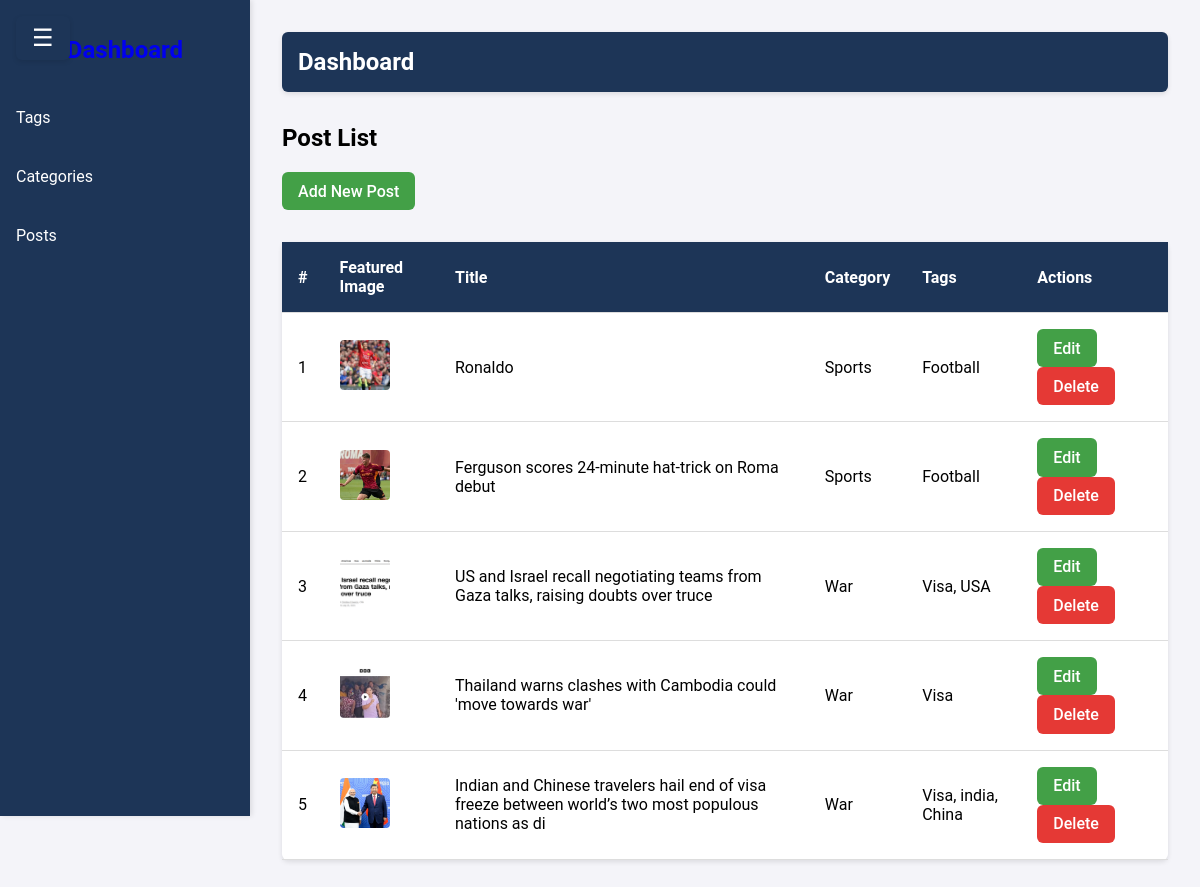
The app's page /dashboard/posts/ with its own data.
### newspaper/models.py (models this page shows, shortened)
class TimeStampModel(models.Model):
    created_at = models.DateTimeField(auto_now_add=True)
    updated_at = models.DateTimeField(auto_now=True)
    class Meta:
        abstract = True #dont create table in db

class Post(TimeStampModel):
    STATUS_CHOICES = [
        ("active", "Active"),
        ("in_active", "Inactive"),
    ]
    title = models.CharField(max_length=100)
    content = models.TextField()
    featured_image = models.ImageField(upload_to="post_images/%Y/%m/%d", blank=False)
    author = models.ForeignKey("auth.User", on_delete=models.CASCADE)
    status = models.CharField(max_length=25, choices=STATUS_CHOICES, default="active")
    views_count = models.PositiveBigIntegerField(default=0)
    is_breaking_news = models.BooleanField(default=False)
    published_at = models.DateTimeField(null=True, blank=True)
    category = models.ForeignKey(Category, on_delete=models.CASCADE)
    tag = models.ManyToManyField(Tag)

class Category(TimeStampModel):
    name = models.CharField(max_length=100)
    icon = models.CharField(max_length=100, null=True, blank=True)
    description = models.TextField(null=True, blank=True)
    def __str__(self):
        return self.name
    class Meta:
        ordering = ["name"] #category.objects.all()
        verbose_name = "Category"
        verbose_name_plural = "Categories"

class Tag(TimeStampModel):
    name = models.CharField(max_length=100)

### newspaper/views.py (the view)
# urls.py: path("dashboard/posts/", views.DashboardPostListView.as_view(), name="dashboard-posts"),
class DashboardPostListView(ListView):
    model = Post
    template_name = "dashboard/post-list.html"
    context_object_name = "posts"
    def get_queryset(self):
        return Post.objects.all().order_by("-created_at")

### newspaper/navigation.py (called while the page is built)
def nav(request):
    categories = Category.objects.all()[:4]
    return {"categories": categories}

### templates/dashboard/post-list.html (shortened to what this page needs)
{% extends "dashboard/index.html" %}
{% block content %}
  <h2>Post List</h2>
  <a href="{% url 'dashboard-post-add' %}" class="btn btn-success">Add New Post</a>
    <table>
        <thead>
            <tr>
                <th>#</th>
                <th>Featured Image</th>
                <th>Title</th>
                <th>Category</th>
                <th>Tags</th>
                <th>Actions</th>
            </tr>
        </thead>
        <tbody>
            {% for post in posts %}
            <tr>
                <td>{{ forloop.counter }}</td>
                <td><img src="{{ post.featured_image.url }}" class="featured-image"></td>
                <td>{{ post.title }}</td>
                <td>{{ post.category }}</td>
                <td>
                    {% for tag in post.tag.all %}
                        {{ tag.name }}{% if not forloop.last %}, {% endif %}
                    {% endfor %}
                </td>
                <td>
                    <a href="{% url 'dashboard-post-edit' post.id %}" class="btn btn-success">Edit</a>
                    <a href="{% url 'dashboard-post-delete' post.id %}" class="btn btn-danger">Delete</a>
                </td>
            </tr>
            {% endfor %}
        </tbody>
    </table>
{% endblock %}

### templates/dashboard/index.html (shortened to what this page needs)
{% load static %}
<!DOCTYPE html>
<html lang="en">
<head>
  <link rel="stylesheet" href="{% static 'css/dashboard.css' %}" />
</head>
<body>
  <div class="sidebar" id="sidebar">
    <a href="{% url 'dashboard' %}">
      <h2>Dashboard</h2>
    </a>
    <ul>
      <li><a href="{% url 'dashboard-tags' %}">Tags</a></li>
      <li><a href="{% url 'dashboard-categories' %}">Categories</a></li>
      <li><a href="{% url 'dashboard-posts' %}">Posts</a></li>
    </ul>
  </div>
  <button class="toggle-btn" id="toggle-btn">☰</button>
  <div class="main-content" id="main-content">
    <header>{% block header %}Dashboard{% endblock %}</header>
    <main>
      {% block content %}
      {% endblock %}
    </main>
  </div>
</body>
</html>

### static/css/dashboard.css (style rules this page uses)
body { margin: 0; padding: 0; font-family: "Roboto", sans-serif; display: flex; min-height: 100vh; background-color: #f4f4f9; }
.sidebar { width: 250px; background-color: #1d3557; color: white; height: 100vh; position: fixed; left: 0; top: 0; transition: transform 0.3s ease; z-index: 100; padding-top: 1rem; box-shadow: 2px 0 5px rgba(0, 0, 0, 0.1); }
.sidebar h2 { text-align: center; margin-bottom: 2rem; font-size: 1.5rem; font-weight: 700; }
.sidebar ul { list-style: none; padding: 0; margin: 0; }
.sidebar ul li { margin: 1rem 0; }
.sidebar ul li a { color: white; text-decoration: none; display: block; padding: 0.75rem 1rem; border-radius: 6px; transition: background-color 0.3s, color 0.3s; }
.sidebar a, .sidebar a:visited, .sidebar a:hover, .sidebar a:active { text-decoration: none; }
.main-content { margin-left: 250px; flex: 1; padding: 2rem; transition: margin-left 0.3s ease; background-color: #f4f4f9; }
header { background-color: #1d3557; color: white; padding: 1rem; font-size: 1.5rem; font-weight: bold; border-radius: 6px; margin-bottom: 2rem; box-shadow: 0 2px 5px rgba(0, 0, 0, 0.1); }
.toggle-btn { background-color: #1d3557; color: white; border: none; font-size: 1.5rem; cursor: pointer; padding: 0.5rem 1rem; border-radius: 6px; position: fixed; top: 1rem; left: 1rem; z-index: 101; box-shadow: 0 2px 5px rgba(0, 0, 0, 0.1); }
table { width: 100%; border-collapse: collapse; margin: 2rem 0; background: white; border-radius: 6px; box-shadow: 0 2px 5px rgba(0, 0, 0, 0.1); }
table thead { background-color: #1d3557; color: white; }
th, td { padding: 1rem; text-align: left; border-bottom: 1px solid #ddd; }
.btn { display: inline-block; padding: 0.6rem 1rem; text-decoration: none; border-radius: 6px; color: white; font-weight: 500; margin-right: 0.5rem; transition: all 0.3s; }
.btn-danger { background-color: #e53935; }
.btn-success { background-color: #43a047; }
.featured-image { width: 50px; height: 50px; object-fit: cover; border-radius: 4px; }

### records on screen
Post: featured_image (picture), title "Ronaldo", category "Sports"
Tag: name "Football"
Post: featured_image (picture), title "Ferguson scores 24-minute hat-trick on Roma debut", category "Sports"
Post: featured_image (picture), title "US and Israel recall negotiating teams from Gaza talks, raising doubts over truce", category "War"
Tag: name "Visa"
Tag: name "USA"
Post: featured_image (picture), title "Thailand warns clashes with Cambodia could 'move towards war'", category "War"
Post: featured_image (picture), title "Indian and Chinese travelers hail end of visa freeze between world’s two most populous nations as di", category "War"
Tag: name "india"
Tag: name "China"
